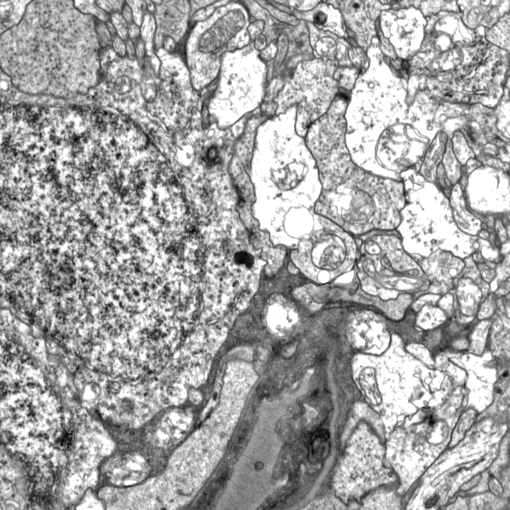
%> input picture Fourier_Transform_Image_Stitching/Inputs/Cells1/0002.0001.000.png, 510 x 510 px; its folder holds 4 pictures in this run
$ octave main.m   (GNU Octave 9; MATLAB toolbox functions it lacks are replaced by stand-ins)
%> lines starting %> are read from the running program, lines starting %| are printed output that depends on the picture
### Fourier_Transform_Image_Stitching/Functions/phaseCorrelation.m
function phaseCorrelation(inputFolder)
    fileNames = dir(strcat(inputFolder, '*.png'));

    %Do preprecessing to make image sizes same.
    [images, imagesReal] = padImages(inputFolder, fileNames);
%> in padImages, Im is the input picture: size 510x510 uint8; min 0, max 255, mean 165
    imagesGray = [];

    %Creating low pass filtering.
    lpIm = images{1};
    lpSize = size(lpIm);
%> lpSize = [510 510]
    %For 0 that is low pass filtering i found sigma to 70 the best for toy
    %input.
    lowFilter = createLowPassFilterG(lpSize(1,1:2), 1, 50, 1);
    %figure;imshow(lowFilter, [])

    %Making fourier images.
    fourierIm = [];
    for k = 1:numel(images)
        %Fourier transform
        Im = images{k};
        if numel(size(Im)) == 3
            Im = rgb2gray(Im);
        end
        Im = histeq(Im, 256);
        %figure;imshow(Im)
        Im = double(Im); %Dont forget to double the image before fourier transform.
        imagesGray{k} = Im;
        fIm = fft2(Im);
        FIm = fftshift(fIm);
        fourierIm{k} = FIm;
        % [7 lines of commented-out code are left out]
    end

    %Making the canvas ready with 1 image.
    imagesOnCanvas = [];
    firstIm = imagesGray{1};
    imageSize = size(firstIm);
%> imageSize = [510 510]
    canvas = 0;
    if numel(size(images{1})) == 3
        canvas = zeros([imageSize(1,1:2)*numel(imagesGray)*2 - imageSize(1,1:2), 3], 'uint8');
    else
        canvas = zeros(imageSize*numel(imagesGray)*2 - imageSize, 'uint8');
%> canvas: size 3570x3570 uint8; every value is 0
    end
    cs = size(canvas);
%> cs = [3570 3570]
    cX = cs(2) / 2;
%> cX = 1785
    cY = cs(1) / 2;
%> cY = 1785
    y1 = cY - (imageSize(1)/2);
%> y1 = 1530
    y2 = cY + (imageSize(1)/2)-1;
%> y2 = 2039
    x1 = cX - (imageSize(2)/2);
%> x1 = 1530
    x2 = cX + (imageSize(2)/2)-1;
%> x2 = 2039
    canvas(y1:y2, x1:x2, :) = uint8(images{1});
    imagesOnCanvas = [1, y1, x1];
%> imagesOnCanvas = [1 1530 1530]

    %Checking the best mosaic with peeks now.
    for i = 1:(numel(fourierIm)-1)
        for j = i+1:numel(fourierIm)
            Ga = fourierIm{i};
            Gb = fourierIm{j};
            Gb = conj(Gb);
            G = Ga .* Gb;
            G = G ./ abs(G);
            G = G .* lowFilter;
            G = ifftshift(G);
            G = ifft2(G);
            realG = real(G);

            %Finding the peak.
            [maxIndex, maxVal] = findPeak(realG);
            %mesh(realG)

            %Checking where this image fits. i.e in which quadrant.
            if maxVal > 0.002
                imHeight = size(imagesGray{1}, 1);
                imWidth = size(imagesGray{1}, 2);
                xI = maxIndex(2);
                yI = maxIndex(1);

                Im1 = imagesGray{i};
                Im2 = imagesGray{j};
                maxArray = [0,0,0,0];

                q11 = Im1(1:yI, 1:xI);
                q12 = Im2((imHeight - yI + 1):end, (imWidth - xI + 1):end);
                %lpFilter = createLowPassFilter(size(q11));
                %maxVal1 = calculateCorrelation(q11, q12, lpFilter);
                maxVal11 = calculateDIC(q11, q12);
                maxArray(1) = maxVal11;

                q21 = Im1(1:yI, xI:end);
                q22 = Im2((imHeight - yI + 1):end, 1:(imWidth - xI + 1));
                %lpFilter = createLowPassFilter(size(q21));
                %maxVal2 = calculateCorrelation(q21, q22, lpFilter);
                maxVal21 = calculateDIC(q21, q22);
                maxArray(2) = maxVal21;

                q31 = Im1(yI+1:end, 1:xI);
                q32 = Im2(1:(imHeight - yI), (imWidth - xI + 1):end);
                %lpFilter = createLowPassFilter(size(q31));
                %maxVal3 = calculateCorrelation(q31, q32, lpFilter);
                maxVal31 = calculateDIC(q31, q32);
                maxArray(3) = maxVal31;

                q41 = Im1(yI+1:end, xI+1:end);
                q42 = Im2(1:(imHeight - yI), 1:(imWidth - xI));
                %lpFilter = createLowPassFilter(size(q41));
                %maxVal4 = calculateCorrelation(q41, q42, lpFilter);
                maxVal41 = calculateDIC(q41, q42);
                maxArray(4) = maxVal41;

                %Dont forget to add to the canvas list.
                %Try doing the conjigate reverse.
                [mVal, mIndex] = max(maxArray);
                iIndex = isPresentOnCanvas(imagesOnCanvas , i);
                jIndex = isPresentOnCanvas(imagesOnCanvas, j);
                %Do mosaicing.
                if mIndex == 1
                    if iIndex ~= 0 && jIndex == 0
                        imY = imagesOnCanvas(iIndex, 2);
                        imX = imagesOnCanvas(iIndex, 3);
                        newY = imY - (imageSize(1)-yI);
                        newX = imX - (imageSize(2)-xI);
                        canvas(newY:newY + size(imagesReal{j},1)-1, newX:newX + size(imagesReal{j},2)-1) = imagesReal{j};
                        imagesOnCanvas = [imagesOnCanvas; [j, newY, newX]];
                    end
                    if iIndex == 0 && jIndex ~= 0
                        imY = imagesOnCanvas(jIndex, 2);
                        imX = imagesOnCanvas(jIndex, 3);
                        newY = imY - (imageSize(1)-yI);
                        newX = imX - (imageSize(2)-xI);
                        canvas(newY:newY + size(imagesReal{i},1)-1, newX:newX + size(imagesReal{i},2)-1) = imagesReal{i};
                        imagesOnCanvas = [imagesOnCanvas; [i, newY, newX]];
                    end
                end
                if mIndex == 2
                    if iIndex ~= 0 && jIndex == 0
                        imY = imagesOnCanvas(iIndex, 2);
                        imX = imagesOnCanvas(iIndex, 3);
                        newY = imY - (imageSize(1)-yI);
                        newX = imX + xI;
                        %Add averaging later on. Maybe???
                        canvas(newY:newY + size(imagesReal{j},1)-1, newX:newX + size(imagesReal{j},2)-1) = imagesReal{j};
                        imagesOnCanvas = [imagesOnCanvas; [j, newY, newX]];
                    end
                    if iIndex == 0 && jIndex ~= 0
                        imY = imagesOnCanvas(jIndex, 2);
                        imX = imagesOnCanvas(jIndex, 3);
                        newY = imY - (imageSize(1)-yI);
                        newX = imX + xI;
                        %Add averaging later on. Maybe???
                        canvas(newY:newY + imageSizesize(imagesReal{i}, 1)-1, newX:newX + size(imagesReal{i},2)-1) = imagesReal{i};
                        imagesOnCanvas = [imagesOnCanvas; [i, newY, newX]];
                    end
                end
                if mIndex == 3
                    if iIndex ~= 0 && jIndex == 0
                        imY = imagesOnCanvas(iIndex, 2);
                        imX = imagesOnCanvas(iIndex, 3);
                        newY = imY + yI;
                        newX = imX - (imageSize(2)-xI);
                        %Add averaging later on. Maybe???
                        canvas(newY:newY + size(imagesReal{j}, 1)-1, newX:newX + size(imagesReal{j}, 2)-1) = imagesReal{j};
                        imagesOnCanvas = [imagesOnCanvas; [j, newY, newX]];
                    end
                    if iIndex == 0 && jIndex ~= 0
                        imY = imagesOnCanvas(jIndex, 2);
                        imX = imagesOnCanvas(jIndex, 3);
                        newY = imY + yI;
                        newX = imX - (imageSize(2)-xI);
                        %Add averaging later on. Maybe???
                        canvas(newY:newY + size(imagesReal{i}, 1)-1, newX:newX + size(imagesReal{i}, 2)-1) = imagesReal{i};
                        imagesOnCanvas = [imagesOnCanvas; [i, newY, newX]];
                    end
                end
                if mIndex == 4
                    if iIndex ~= 0 && jIndex == 0
                        imY = imagesOnCanvas(iIndex, 2);
                        imX = imagesOnCanvas(iIndex, 3);
                        newY = imY + yI - 1;
                        newX = imX + xI - 1;
                        %Add averaging later on. Maybe???
                        canvas(newY:newY + size(imagesReal{j}, 1)-1, newX:newX + size(imagesReal{j}, 2)-1, :) = imagesReal{j};
                        imagesOnCanvas = [imagesOnCanvas; [j, newY, newX]];
                    end
                    if iIndex == 0 && jIndex ~= 0
                        imY = imagesOnCanvas(jIndex, 2);
                        imX = imagesOnCanvas(jIndex, 3);
                        newY = imY + yI - 1;
                        newX = imX + xI - 1;
                        %Add averaging later on. Maybe???
                        canvas(newY:newY + size(imagesReal{i}, 1)-1, newX:newX + size(imagesReal{i}, 2)-1) = imagesReal{i};
                        imagesOnCanvas = [imagesOnCanvas; [i, newY, newX]];
                    end
                end
            end
        end
    end
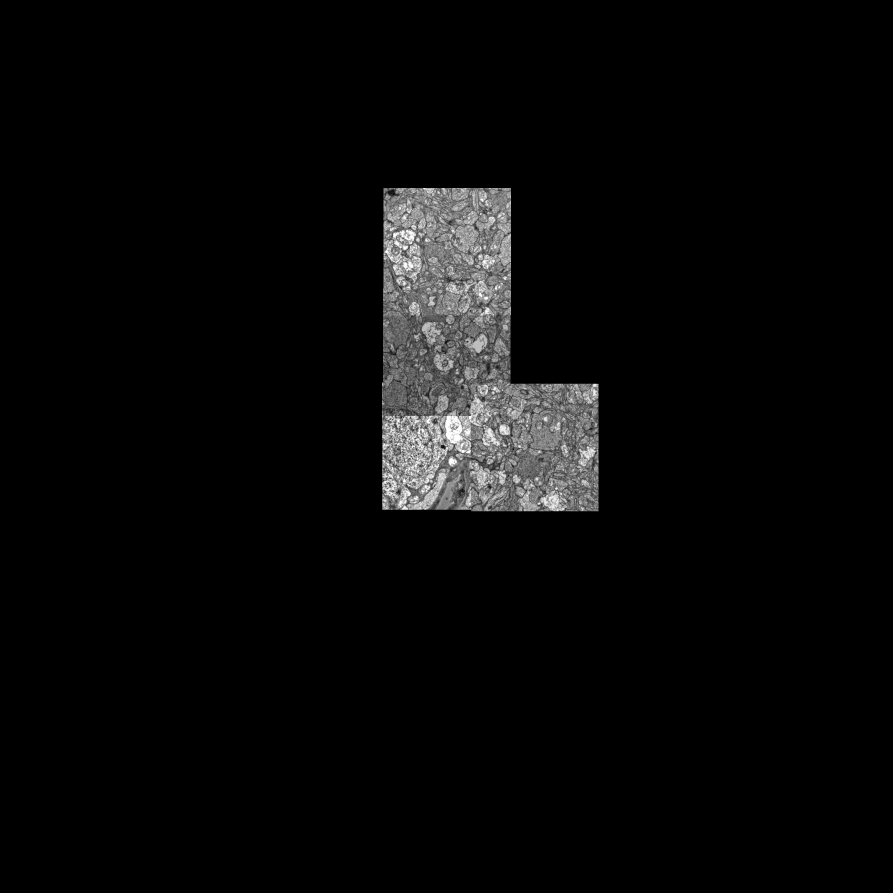
%> canvas: size 3570x3570 uint8 (shown at 1/4 size); min 0, max 255, mean 8.5
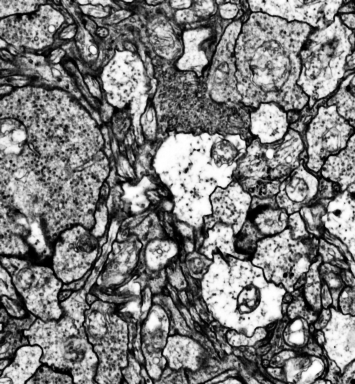
%> q11: size 384x355 double; min 0, max 255, mean 125.1
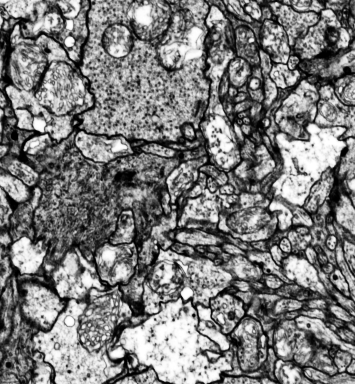
%> q12: size 384x355 double; min 0, max 255, mean 123.6
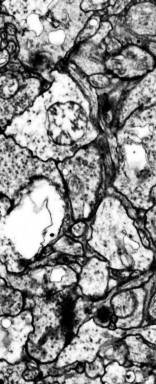
%> q21: size 384x156 double; min 0, max 255, mean 138.9
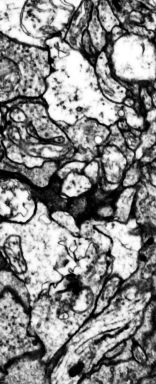
%> q22: size 384x156 double; min 0, max 255, mean 135
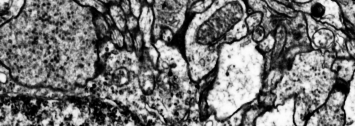
%> q31: size 126x355 double; min 0, max 253, mean 116
    %imshow(canvas);
    canvasResized = reduceCanvasSize(canvas, imagesOnCanvas, imagesReal);
    imwrite(canvasResized, 'Outputs/mosaic.png');
end

%Another way to implement DIC.
% [30 lines left out: functions calculateCorrelation, calculateDIC, not called in this run]

function [A] = reduceCanvasSize(canvas, imagesOnCanvas, imagesReal)
    xMin = min(imagesOnCanvas(:,3));
    [xMax, xInd] = max(imagesOnCanvas(:,3));
    yMin = min(imagesOnCanvas(:,2));
    [yMax, yInd] = max(imagesOnCanvas(:,2));
    xMax = xMax + size(imagesReal{xInd}, 2);
    yMax = yMax + size(imagesReal{yInd}, 1);
    A = canvas(yMin:yMax, xMin:xMax, :);
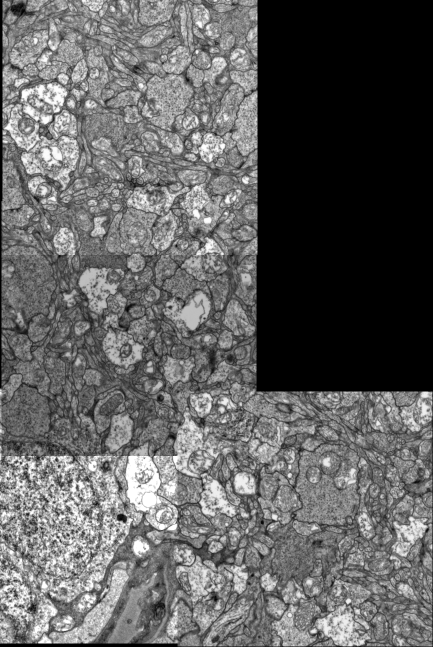
%> A: size 1294x866 uint8 (shown at 1/2 size); min 0, max 255, mean 96.9
end

function [A] = createLowPassFilterG(imSize, kernelNo, sigma, power)
    lowFilter = zeros(imSize);
    centreX = imSize(1,2)/2;
    centreY = imSize(1,1)/2;
    for i = 1:imSize(1,2)
        for j = 1:imSize(1,1)
            distance = (i-centreX)^2 + (j-centreY)^2;
            if kernelNo == 1
                lowFilter(j,i) = exp(-(distance / (2 * sigma^2)));
            elseif kernelNo == 2
                distance = sqrt(distance);
                lowFilter(j,i) = 1/(1+(distance/sigma)^(2*power));
            elseif kernelNo == 0
                distance = sqrt(distance);
                if distance <= sigma
                    lowFilter(j,i) = 1;
                else
                    lowFilter(j,i) = 0;
                end
            end
        end
    end
    A = lowFilter;
end

% [27 lines left out: functions isPresentOnCanvas, findPeak, not called in this run]

function [A, B] = padImages(inputFolder, fileNames)
    images = [];
    imagesReal = [];
    maxWidth = 0;
    maxHeight = 0;
    fileNames = {fileNames.name};
    for k = 1:numel(fileNames)
        file = fileNames{k};
        Im = imread(strcat(inputFolder, file));
        images{k} = Im;
        imagesReal{k} = Im;
        if maxHeight < size(Im, 1)
            maxHeight = size(Im, 1);
        end
        if maxWidth < size(Im, 2)
            maxWidth = size(Im, 2);
        end
    end

    %Padding the images.
    for k = 1:numel(images)
        Im = images{k};
        if size(Im, 1) < maxHeight
            Im = padarray(Im, [(maxHeight - size(Im, 1)), 0], 'replicate', 'post');
            %Im = padarray(Im, [(maxHeight - size(Im, 1)), 0], 0, 'post');
        end
        if size(Im, 2) < maxWidth
            Im = padarray(Im, [0, (maxWidth - size(Im, 2))], 'replicate', 'post');
            %Im = padarray(Im, [0, (maxWidth - size(Im, 2))], 0, 'post');
        end
        images{k} = Im;
    end
    A = images;
    B = imagesReal;
end

### Fourier_Transform_Image_Stitching/main.m
clc;
close all;
imtool close all;
addpath(genpath('Functions/'));

%phaseCorrelation('Inputs/Test/');
phaseCorrelation('Inputs/Cells1/');
%phaseCorrelation('Inputs/Cells2/');

%Remove close all if you wish to see intermediate outputs.
close all;
